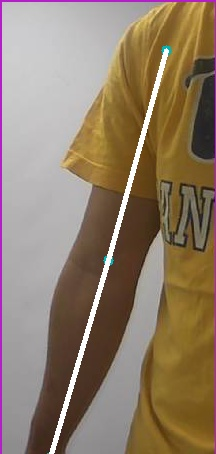
#> input picture arm-flexion-library/incorrect-arm-flexion-photos/incorrect_005.jpg, 216 x 454 px, found by its file name
$ python arm-model.py
#> lines starting #> are read from the running program, lines starting #| are printed output that depends on the picture
# py -3.12 .\arm-model.py

import os
import pickle

from skimage.io import imread
from skimage.transform import resize
import numpy as np
from sklearn.model_selection import train_test_split
from sklearn.model_selection import GridSearchCV
from sklearn.svm import SVC
from sklearn.metrics import accuracy_score

# prepare data
input_dir = '/Users/k1105/MOBI/MOBI_PhysicalTherapyAssistant/arm-flexion-library'
categories = ['incorrect-arm-flexion-photos', 'correct-arm-flexion-photos']

data = []
labels = []
for category_idx, category in enumerate(categories):
    for file in os.listdir(os.path.join(input_dir, category)):
        img_path = os.path.join(input_dir, category, file)
        img = imread(img_path)
#> img is the input picture: shape (454, 216, 3); mean R, G, B 144.1, 125.9, 105.6
        img = resize(img, (64, 64))
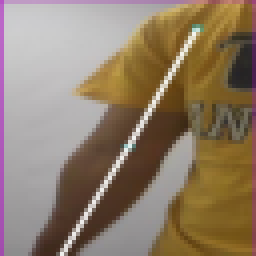
#> img: shape (64, 64, 3) float64 (shown 4 times larger); mean R, G, B 0.565, 0.494, 0.414
        data.append(img.flatten())
        labels.append(category_idx)
#> pass 2 of the loop `for category_idx, category in enumerate(categories):`:
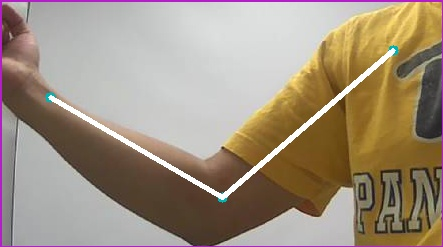
#> input picture arm-flexion-library/correct-arm-flexion-photos/correct_000.jpg, 443 x 247 px, found by its file name
#> img is the input picture: shape (247, 443, 3); mean R, G, B 160.4, 145.2, 127.2
#> `img = resize(img, (64, 64))`:
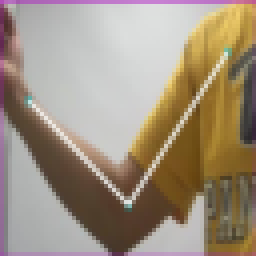
#> img: shape (64, 64, 3) float64 (shown 4 times larger); mean R, G, B 0.629, 0.571, 0.498

data = np.asarray(data)
labels = np.asarray(labels)


# train / test split
#> (the run stopped early here; a loop or call above may not have finished)
